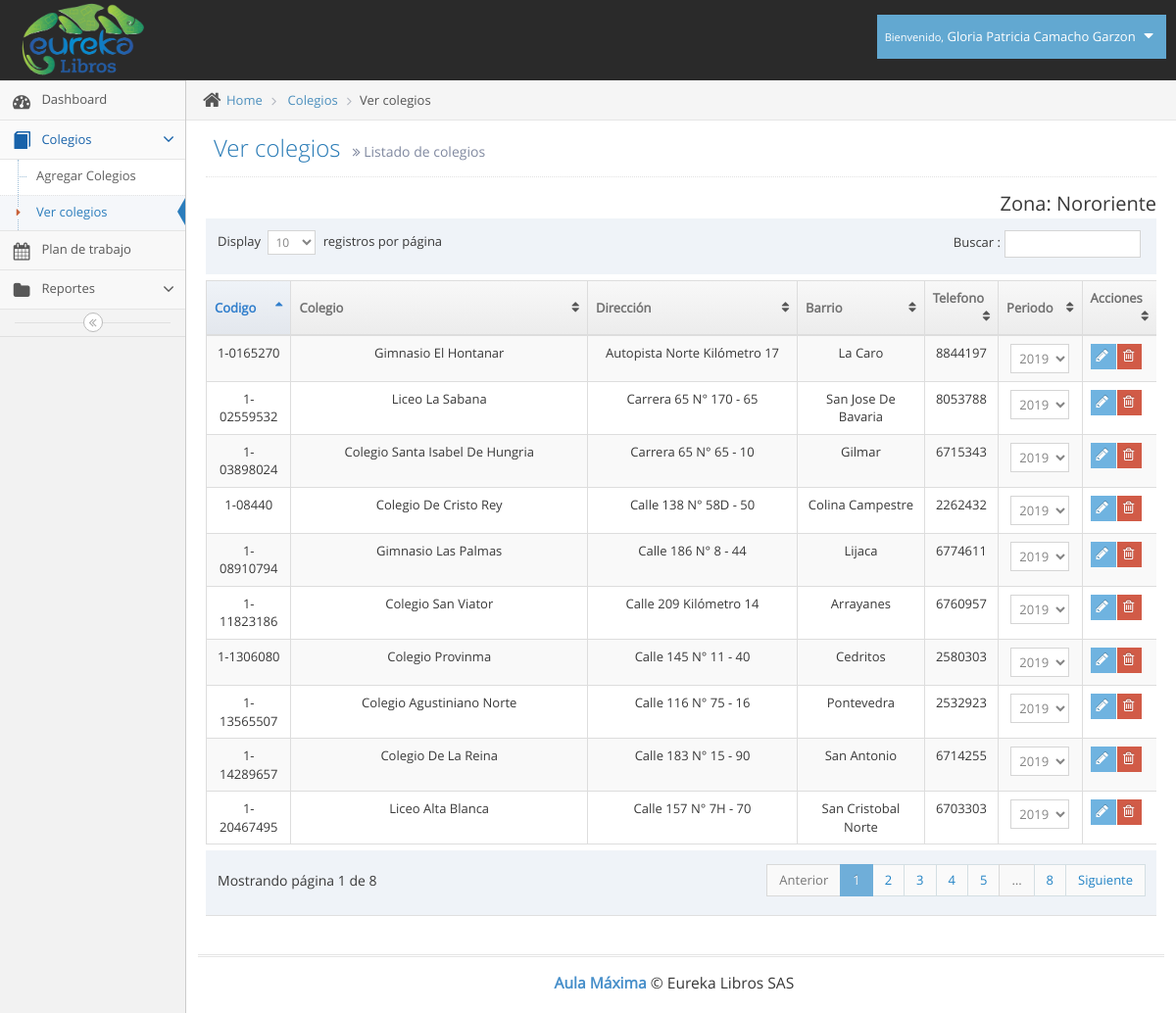
Before: /ver_colegios.php (signed in) with the older database file.
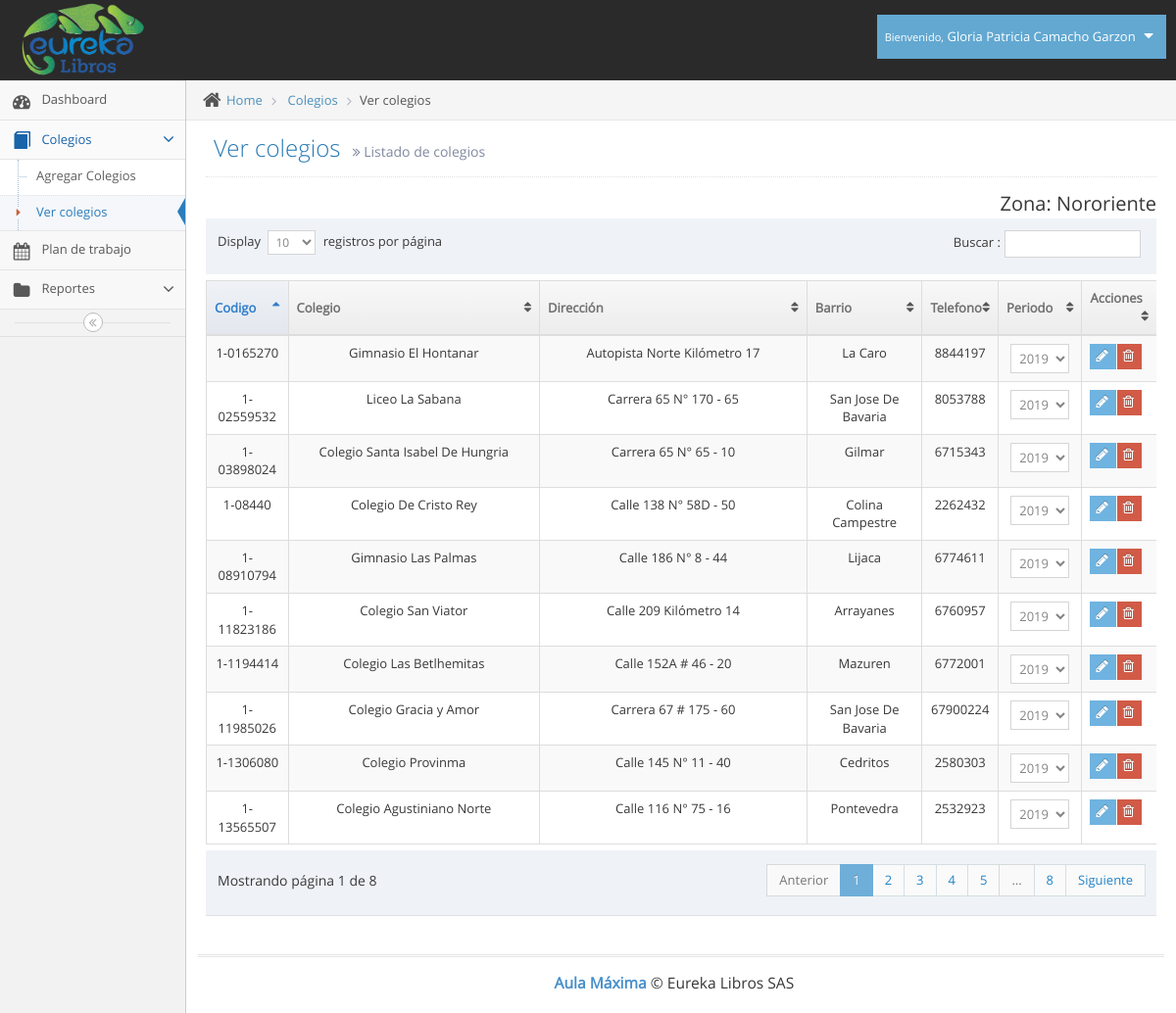
After: the same page with the newer database file.
### tables this page shows
CREATE TABLE `usuarios` (
  `id` int(11) NOT NULL,
  `tipo` int(11) NOT NULL,
  `id_pais` int(11) NOT NULL,
  `cedula` varchar(12) NOT NULL,
  `nombres` varchar(100) NOT NULL,
  `apellidos` varchar(100) NOT NULL,
  `telefono` varchar(12) NOT NULL,
  `direccion` varchar(100) NOT NULL,
  `correo` varchar(100) NOT NULL,
  `clave` varchar(100) NOT NULL,
  `cod_zona` varchar(10) NOT NULL
);

CREATE TABLE `zonas` (
  `id` int(11) NOT NULL,
  `codigo` varchar(8) NOT NULL,
  `zona` varchar(100) NOT NULL
);

CREATE TABLE `colegios` (
  `id` int(11) NOT NULL,
  `codigo` varchar(11) NOT NULL,
  `colegio` varchar(100) NOT NULL,
  `direccion` varchar(100) NOT NULL,
  `barrio` varchar(100) NOT NULL,
  `telefono` varchar(20) NOT NULL,
  `web` varchar(100) NOT NULL,
  `cumpleaños` date NOT NULL,
  `cod_zona` varchar(8) NOT NULL,
  `id_usuario` int(11) NOT NULL,
  `fecha_creacion` timestamp NOT NULL DEFAULT CURRENT_TIMESTAMP ON UPDATE CURRENT_TIMESTAMP
);

### ver_colegios.php (the view, shortened to what this page needs)
<!DOCTYPE html>
<html lang="es">
	<head>
		<link rel="stylesheet" href="assets/css/bootstrap.min.css" />
		<link rel="stylesheet" href="assets/font-awesome/4.5.0/css/font-awesome.min.css" />
		<link rel="stylesheet" href="assets/css/jquery-ui.min.css" />
		<link rel="stylesheet" href="assets/css/bootstrap-datepicker3.min.css" />
		<link href="assets/js/dataTables/dataTables.bootstrap.css" rel="stylesheet" />
		<link rel="stylesheet" href="assets/css/ace.min.css" class="ace-main-stylesheet" id="main-ace-style" />
		<link rel="stylesheet" href="assets/css/ace-skins.min.css" />
		<link rel="stylesheet" href="assets/css/ace-rtl.min.css" />
	</head>
	<body class="no-skin">
		<?php include("template/nav.php"); ?>
		<div class="main-container ace-save-state" id="main-container">
			<?php include("template/sidebar.php"); ?>
			<div class="main-content">
				<div class="main-content-inner">
					<div class="breadcrumbs ace-save-state" id="breadcrumbs">
						<ul class="breadcrumb">
							<li>
								<i class="ace-icon fa fa-home home-icon"></i>
								<a href="#">Home</a>
							</li>
							<li>
								<a href="#">Colegios</a>
							</li>
							<li class="active">Ver colegios</li>
						</ul>
					</div>
					<div class="page-content">
						<div class="page-header">
							<h1>
								Ver colegios
								<small>
									<i class="ace-icon fa fa-angle-double-right"></i>
									Listado de colegios
								</small>
							</h1>
						</div>
							<?php
								$sql_z = "SELECT zona FROM zonas WHERE codigo='".$_SESSION['zona']."'";
								$req_z = $bdd->prepare($sql_z);
								$req_z->execute();
								$zona = $req_z->fetch();
								echo "<div class='pull-right' style='font-size: 20px;'>Zona: ". $zona["zona"]."</div>";
							?>
						<div class="row">
							<div class="col-xs-12">
								<?php
                                include("conexion/bdd.php");
                                if ($_SESSION["tipo"]==1) {
                                	$sql = "SELECT id, codigo, colegio, direccion, barrio,telefono FROM colegios ";
									$req = $bdd->prepare($sql);
									$req->execute();
                                }
                                else {
                                	$sql = "SELECT id, codigo, colegio, direccion, barrio,telefono FROM colegios WHERE cod_zona='".$_SESSION['zona']."'";
									$req = $bdd->prepare($sql);
									$req->execute();
                                }
								$colegios = $req->fetchAll();
                            ?>
                            <div class="table-responsive">
                                <table class="table table-striped table-bordered table-hover" id="dataTables-example">
                                    <thead>
                                        <tr>
                                            <th>Codigo</th>
                                            <th>Colegio</th>
                                            <th>Dirección</th>
                                            <th>Barrio</th>
                                            <th>Telefono</th>
                                             <th>Periodo</th>
                                            <th>Acciones</th>
                                        </tr>
                                    </thead>
                                    <tbody>
                                    	<?php
                                    		$sql_periodo="SELECT id, periodo FROM periodos ORDER BY id DESC";
											$req_periodo = $bdd->prepare($sql_periodo);
											$req_periodo->execute();
											$gp_periodo = $req_periodo->fetchAll();
                                    	 ?>
                                        <?php
                                        	foreach($colegios as $colegio) {
                                               $codigo = $colegio['codigo'];
                                               $nombre = $colegio['colegio'];
                                               $direccion = $colegio['direccion'];
                                               $barrio = $colegio['barrio'];
                                               $telefono = $colegio['telefono'];
                                                echo'<tr class="odd gradeX">';
                                                echo '<form action="colegio.php" method="POST">';
                                                echo'<td class="center">'.$codigo.'</td>';
                                                echo'<td class="center">'.$nombre.'</td>';
                                                echo'<td class="center">'.$direccion.'</td>';
                                                echo'<td class="center">'.$barrio.'</td>';
                                                echo'<td class="center">'.$telefono.'</td>';
                                                 echo'<td class="center">';
                                                 	echo'<select name="periodo">';
														foreach($gp_periodo as $periodo){
															echo'<option value="'.$periodo["id"].'">'.$periodo["periodo"].'</option>';
														}
                                                 	echo'</select>';
                                                 echo'</td>';
                                                echo '<td>
														<div class="hidden-sm hidden-xs btn-group">
															<button class="btn btn-xs btn-info">
																<i class="ace-icon fa fa-pencil bigger-120"></i>
															</button>
															<a class="btn btn-xs btn-danger eliminar" href="#" data-codigo='.$codigo.'>
																<i class="ace-icon fa fa-trash-o bigger-120"></i>
															</a>
														</div>
														<div class="hidden-md hidden-lg">
															<div class="inline pos-rel">
																<button class="btn btn-minier btn-primary dropdown-toggle" data-toggle="dropdown" data-position="auto">
																	<i class="ace-icon fa fa-cog icon-only bigger-110"></i>
																</button>
																<ul class="dropdown-menu dropdown-only-icon dropdown-yellow dropdown-menu-right dropdown-caret dropdown-close">
																	<li>
																		<button class="tooltip-success" data-rel="tooltip" title="Edit">
																			<span class="green">
																				<i class="ace-icon fa fa-pencil-square-o bigger-120"></i>
																			</span>
																		</button>
																	</li>
																	<li>
																		<a href="#" class="tooltip-error eliminar" data-rel="tooltip
																		" title="Delete" data-codigo='.$codigo.'>
																			<span class="red">
																				<i class="ace-icon fa fa-trash-o bigger-120"></i>
																			</span>
																		</a>
																	</li>
																</ul>
															</div>
														</div>
														</form>
													</td>';
                                            }
                                         ?>
                                        </tr>
                                    </tbody>
                                </table>
                            </div>
							</div>
						</div>
					</div>
				</div>
			</div>
			<div class="footer">
				<div class="footer-inner">
					<div class="footer-content">
						<span class="bigger-120">
							<span class="blue bolder">Aula Máxima</span>
							 &copy; Eureka Libros SAS
						</span>
					</div>
				</div>
			</div>
		</div>
	</body>
</html>

### template/nav.php (shortened to what this page needs)
<div id="navbar" class="navbar navbar-default          ace-save-state">
			<div class="navbar-container ace-save-state" id="navbar-container">
				<div class="navbar-header pull-left">
					<a href="index.php" class="navbar-brand">
						<small>
							<img src="assets/images/logo_eureka.png" alt="" class="" height="80px" width="125px">
						</small>
					</a>
				</div>
				<div class="navbar-buttons navbar-header pull-right" role="navigation">
					<ul class="nav ace-nav">
						<li class="light-blue dropdown-modal">
							<a data-toggle="dropdown" href="#" class="dropdown-toggle">
								<?php
									require_once('conexion/bdd.php');
									$sql = "SELECT nombres,apellidos FROM usuarios WHERE id='".$_SESSION['id']."'";
									$req = $bdd->prepare($sql);
									$req->execute();
									$usuario = $req->fetch();
									$nombre_completo=$usuario["nombres"]." ".$usuario["apellidos"];
								?>
									<small>Bienvenido,</small>
									<?php echo $nombre_completo; ?>
								<i class="ace-icon fa fa-caret-down"></i>
							</a>
						</li>
					</ul>
				</div>
			</div>
		</div>

### template/sidebar.php (shortened to what this page needs)
<div id="sidebar" class="sidebar                  responsive                    ace-save-state sidebar-fixed sidebar-scroll">
				<ul class="nav nav-list">
					<li class="inicio">
						<a href="index.php">
							<i class="menu-icon fa fa-tachometer"></i>
							<span class="menu-text"> Dashboard </span>
						</a>
					</li>
					<li class="abrir_colegios">
						<a href="#" class="dropdown-toggle">
							<i class="menu-icon glyphicon glyphicon-book"></i>
							<span class="menu-text"> Colegios </span>
							<b class="arrow fa fa-angle-down"></b>
						</a>
						<ul class="submenu">
							<li class="agregar_colegio">
								<a href="agregar_colegio.php">
									Agregar Colegios
								</a>
							</li>
							<li class="ver_colegios">
								<a href="ver_colegios.php">
									<i class="menu-icon fa fa-caret-right"></i>
									Ver colegios
								</a>
							</li>
						</ul>
					</li>
					<li class="plan_trabajo">
						<a href="calendar.php">
							<i class="menu-icon fa fa-calendar"></i>
							<span class="menu-text">
								Plan de trabajo
							</span>
						</a>
					</li>
					<li class="abrir_reportes">
						<a href="#" class="dropdown-toggle">
							<i class="menu-icon fa fa-folder"></i>
							<span class="menu-text"> Reportes </span>
							<b class="arrow fa fa-angle-down"></b>
						</a>
						</li>
					</ul>
				<div class="sidebar-toggle sidebar-collapse" id="sidebar-collapse">
					<i id="sidebar-toggle-icon" class="ace-icon fa fa-angle-double-left ace-save-state" data-icon1="ace-icon fa fa-angle-double-left" data-icon2="ace-icon fa fa-angle-double-right"></i>
				</div>
			</div>

Changed rows visible on the page:
no longer on this page (row unchanged): colegios: codigo "1-20467495", colegio "Liceo Alta Blanca", direccion "Calle 157 N° 7H - 70", barrio "San Cristobal Norte", telefono "6703303"
no longer on this page (row unchanged): colegios: codigo "1-14289657", colegio "Colegio De La Reina", direccion "Calle 183 N° 15 - 90", barrio "San Antonio", telefono "6714255"
added colegios: codigo "1-11985026", colegio "Colegio Gracia y Amor", direccion "Carrera 67 # 175 - 60", barrio "San Jose De Bavaria", telefono "67900224"
added colegios: codigo "1-1194414", colegio "Colegio Las Betlhemitas", direccion "Calle 152A # 46 - 20", barrio "Mazuren", telefono "6772001"
